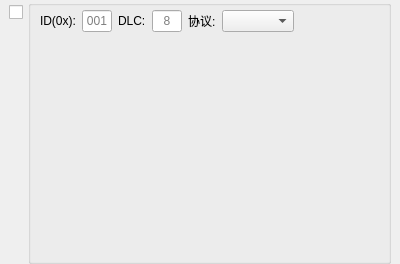
<?xml version="1.0" encoding="UTF-8"?>
<ui version="4.0">
 <class>ToolPage</class>
 <widget class="QWidget" name="ToolPage">
  <property name="geometry">
   <rect>
    <x>0</x>
    <y>0</y>
    <width>400</width>
    <height>264</height>
   </rect>
  </property>
  <property name="sizePolicy">
   <sizepolicy hsizetype="Preferred" vsizetype="Fixed">
    <horstretch>0</horstretch>
    <verstretch>0</verstretch>
   </sizepolicy>
  </property>
  <property name="windowTitle">
   <string>Form</string>
  </property>
  <layout class="QHBoxLayout" name="horizontalLayout_2">
   <property name="spacing">
    <number>5</number>
   </property>
   <property name="leftMargin">
    <number>9</number>
   </property>
   <property name="topMargin">
    <number>0</number>
   </property>
   <property name="rightMargin">
    <number>9</number>
   </property>
   <property name="bottomMargin">
    <number>0</number>
   </property>
   <item>
    <layout class="QVBoxLayout" name="verticalLayout">
     <property name="spacing">
      <number>0</number>
     </property>
     <property name="topMargin">
      <number>5</number>
     </property>
     <property name="rightMargin">
      <number>0</number>
     </property>
     <item>
      <widget class="QCheckBox" name="SelectCheckBox">
       <property name="sizePolicy">
        <sizepolicy hsizetype="Fixed" vsizetype="Preferred">
         <horstretch>0</horstretch>
         <verstretch>0</verstretch>
        </sizepolicy>
       </property>
       <property name="text">
        <string/>
       </property>
      </widget>
     </item>
     <item>
      <spacer name="verticalSpacer">
       <property name="orientation">
        <enum>Qt::Vertical</enum>
       </property>
       <property name="sizeHint" stdset="0">
        <size>
         <width>0</width>
         <height>0</height>
        </size>
       </property>
      </spacer>
     </item>
    </layout>
   </item>
   <item>
    <widget class="QGroupBox" name="groupBox">
     <property name="sizePolicy">
      <sizepolicy hsizetype="Preferred" vsizetype="Preferred">
       <horstretch>0</horstretch>
       <verstretch>0</verstretch>
      </sizepolicy>
     </property>
     <property name="title">
      <string/>
     </property>
     <layout class="QVBoxLayout" name="verticalLayout_2">
      <property name="spacing">
       <number>0</number>
      </property>
      <property name="leftMargin">
       <number>0</number>
      </property>
      <property name="topMargin">
       <number>2</number>
      </property>
      <property name="rightMargin">
       <number>0</number>
      </property>
      <property name="bottomMargin">
       <number>2</number>
      </property>
      <item>
       <widget class="QWidget" name="Title" native="true">
        <property name="sizePolicy">
         <sizepolicy hsizetype="Preferred" vsizetype="Fixed">
          <horstretch>0</horstretch>
          <verstretch>0</verstretch>
         </sizepolicy>
        </property>
        <property name="maximumSize">
         <size>
          <width>16777215</width>
          <height>16777215</height>
         </size>
        </property>
        <layout class="QHBoxLayout" name="TitleLayout">
         <property name="spacing">
          <number>0</number>
         </property>
         <property name="leftMargin">
          <number>0</number>
         </property>
         <property name="topMargin">
          <number>0</number>
         </property>
         <property name="rightMargin">
          <number>5</number>
         </property>
         <property name="bottomMargin">
          <number>0</number>
         </property>
        </layout>
       </widget>
      </item>
      <item>
       <widget class="QWidget" name="verticalLayoutContent_2" native="true">
        <property name="enabled">
         <bool>true</bool>
        </property>
        <layout class="QVBoxLayout" name="verticalLayoutContent">
         <property name="spacing">
          <number>0</number>
         </property>
         <property name="sizeConstraint">
          <enum>QLayout::SetDefaultConstraint</enum>
         </property>
         <property name="leftMargin">
          <number>0</number>
         </property>
         <property name="topMargin">
          <number>2</number>
         </property>
         <property name="rightMargin">
          <number>0</number>
         </property>
         <property name="bottomMargin">
          <number>0</number>
         </property>
         <item>
          <widget class="QWidget" name="horizontalWidget" native="true">
           <property name="sizePolicy">
            <sizepolicy hsizetype="Preferred" vsizetype="Preferred">
             <horstretch>0</horstretch>
             <verstretch>0</verstretch>
            </sizepolicy>
           </property>
           <layout class="QHBoxLayout" name="horizontalLayout">
            <property name="sizeConstraint">
             <enum>QLayout::SetDefaultConstraint</enum>
            </property>
            <property name="topMargin">
             <number>0</number>
            </property>
            <property name="bottomMargin">
             <number>1</number>
            </property>
            <item>
             <widget class="QLabel" name="label_2">
              <property name="text">
               <string>ID(0x):</string>
              </property>
             </widget>
            </item>
            <item>
             <widget class="QLineEdit" name="MessageIDEdit">
              <property name="maximumSize">
               <size>
                <width>30</width>
                <height>16777215</height>
               </size>
              </property>
              <property name="maxLength">
               <number>3</number>
              </property>
              <property name="alignment">
               <set>Qt::AlignCenter</set>
              </property>
              <property name="placeholderText">
               <string>001</string>
              </property>
             </widget>
            </item>
            <item>
             <widget class="QLabel" name="label">
              <property name="sizePolicy">
               <sizepolicy hsizetype="Preferred" vsizetype="Fixed">
                <horstretch>0</horstretch>
                <verstretch>0</verstretch>
               </sizepolicy>
              </property>
              <property name="text">
               <string>DLC:</string>
              </property>
             </widget>
            </item>
            <item>
             <widget class="QLineEdit" name="DLCEdit">
              <property name="maximumSize">
               <size>
                <width>30</width>
                <height>16777215</height>
               </size>
              </property>
              <property name="maxLength">
               <number>2</number>
              </property>
              <property name="alignment">
               <set>Qt::AlignCenter</set>
              </property>
              <property name="placeholderText">
               <string>8</string>
              </property>
             </widget>
            </item>
            <item>
             <widget class="QLabel" name="label_3">
              <property name="text">
               <string>协议:</string>
              </property>
             </widget>
            </item>
            <item>
             <widget class="QComboBox" name="MessageTypeComboBox">
              <property name="sizePolicy">
               <sizepolicy hsizetype="Fixed" vsizetype="Fixed">
                <horstretch>0</horstretch>
                <verstretch>0</verstretch>
               </sizepolicy>
              </property>
             </widget>
            </item>
            <item>
             <spacer name="horizontalSpacer">
              <property name="orientation">
               <enum>Qt::Horizontal</enum>
              </property>
              <property name="sizeHint" stdset="0">
               <size>
                <width>40</width>
                <height>20</height>
               </size>
              </property>
             </spacer>
            </item>
           </layout>
          </widget>
         </item>
         <item>
          <widget class="QWidget" name="gridWidget" native="true">
           <property name="sizePolicy">
            <sizepolicy hsizetype="Preferred" vsizetype="Expanding">
             <horstretch>0</horstretch>
             <verstretch>0</verstretch>
            </sizepolicy>
           </property>
           <layout class="QGridLayout" name="DataContainer"/>
          </widget>
         </item>
        </layout>
       </widget>
      </item>
     </layout>
    </widget>
   </item>
  </layout>
 </widget>
 <resources/>
 <connections/>
</ui>
